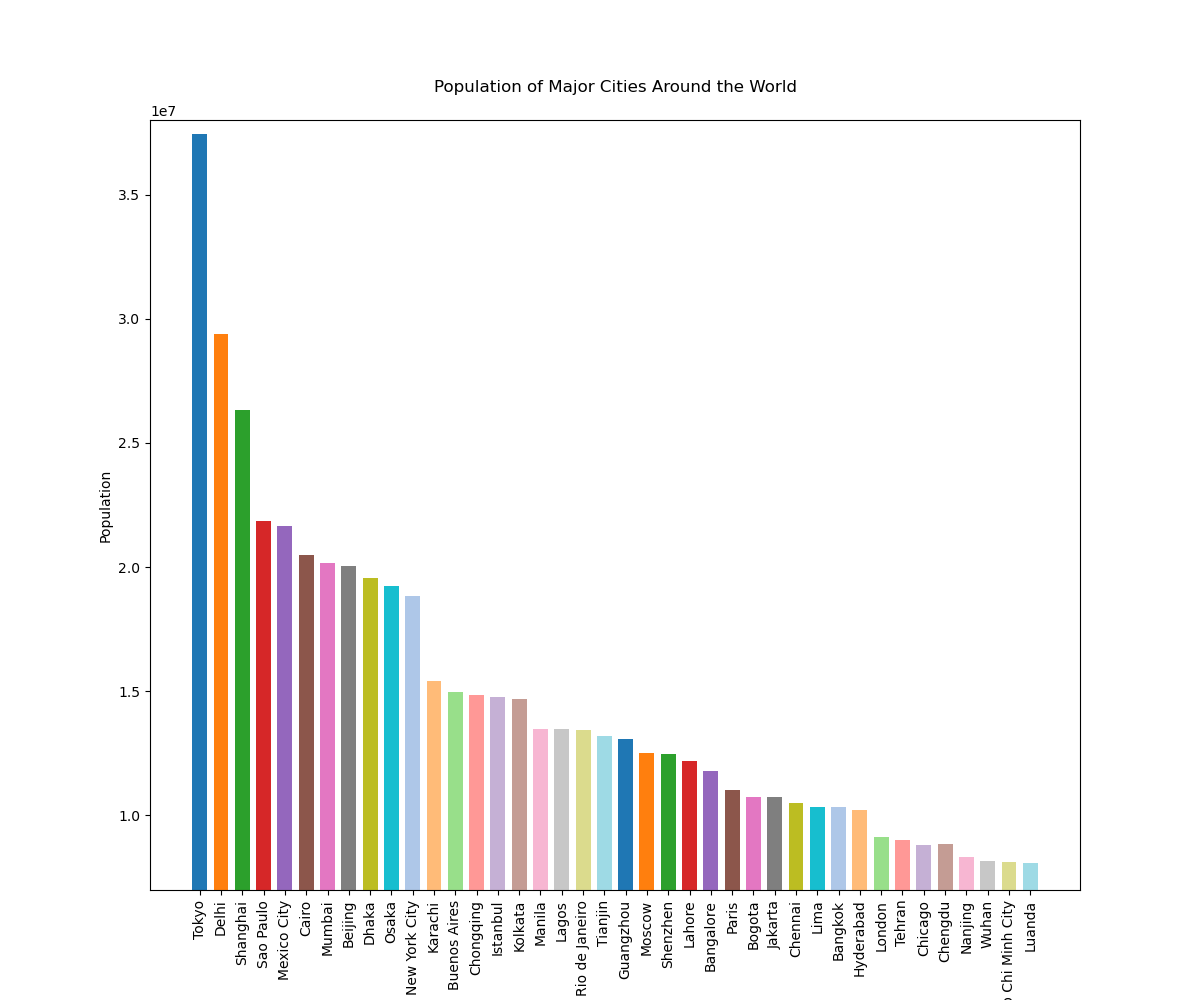

Reproduce this figure in Python.

import matplotlib.pyplot as plt

# Data
cities = [
    'Tokyo', 'Delhi', 'Shanghai', 'Sao Paulo', 'Mexico City', 
    'Cairo', 'Mumbai', 'Beijing', 'Dhaka', 'Osaka', 
    'New York City', 'Karachi', 'Buenos Aires', 'Chongqing', 
    'Istanbul', 'Kolkata', 'Manila', 'Lagos', 'Rio de Janeiro', 
    'Tianjin', 'Guangzhou', 'Moscow', 'Shenzhen', 'Lahore', 
    'Bangalore', 'Paris', 'Bogota', 'Jakarta', 'Chennai', 
    'Lima', 'Bangkok', 'Hyderabad', 'London', 'Tehran', 
    'Chicago', 'Chengdu', 'Nanjing', 'Wuhan', 'Ho Chi Minh City', 
    'Luanda'
]
population = [
    37435191, 29399141, 26317104, 21846507, 21671908, 
    20484965, 20185064, 20035455, 19577916, 19222665, 
    18819000, 15400000, 14967000, 14838000, 14754000, 
    14681000, 13482000, 13478000, 13458000, 13215000, 
    13080500, 12506468, 12484000, 12188000, 11777000, 
    11027000, 10750000, 10750000, 10495000, 10360000, 
    10327000, 10203000, 9126366, 9026200, 8804500, 
    8837568, 8334951, 8171600, 8122900, 8099748
]

# Plotting the bar chart
plt.figure(figsize=(12, 10))
plt.bar(cities, population, width=0.7, color=[
    '#1f77b4', '#ff7f0e', '#2ca02c', '#d62728', '#9467bd', 
    '#8c564b', '#e377c2', '#7f7f7f', '#bcbd22', '#17becf',
    '#aec7e8', '#ffbb78', '#98df8a', '#ff9896', '#c5b0d5',
    '#c49c94', '#f7b6d2', '#c7c7c7', '#dbdb8d', '#9edae5',
    '#1f77b4', '#ff7f0e', '#2ca02c', '#d62728', '#9467bd',
    '#8c564b', '#e377c2', '#7f7f7f', '#bcbd22', '#17becf',
    '#aec7e8', '#ffbb78', '#98df8a', '#ff9896', '#c5b0d5',
    '#c49c94', '#f7b6d2', '#c7c7c7', '#dbdb8d', '#9edae5'
])

# Customizing the plot
plt.ylabel('Population')
plt.title('Population of Major Cities Around the World', pad=20)
plt.ylim(7000000, 38000000)
plt.xticks(rotation=90)

# Show the plot
plt.show()
